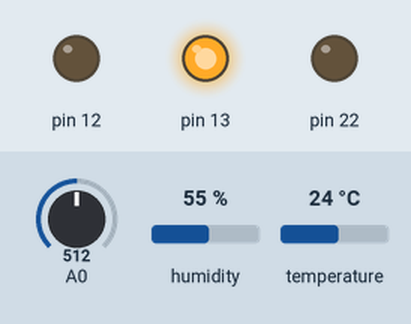
A sketch run on a simulated Arduino Uno, built with avr-gcc and run on an emulated ATmega328P. Parts: output pins drawn as LEDs (lit = HIGH). The test bench sets the inputs (shaded band); at power-on: temperature 24 °C, A0 = 512, humidity 55 %. The local clock reads 2024-03-15 10:24:30 at power-on unless the sketch sets it; what the sketch prints to the serial monitor is not drawn.

Above: at 1.2 s.
1.3 s: temperature set to 0 °C
Timing chart, 0 to 4.3 s (numbered marks = the images above; inputs shaded):
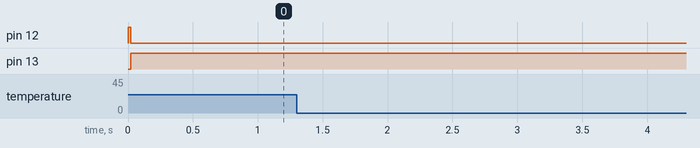

The sketch:

Final.ino
```cpp
//Dawson Humes
#include <Adafruit_Sensor.h>
#include <DHT.h>
#include <DHT_U.h>//humidity and temperature sensor library
#include <RTClib.h>//RTC library includes DS1307
#include <Stepper.h>//stepper motor library
//stepper motor
const int stepsPerRevolution = 2048;
const int rolePerMinute = 15;
Stepper myStepper(stepsPerRevolution, 22, 25, 23, 24);
//Clock
RTC_DS1307 rtc;
char daysOfTheWeek[7][12] = {"Sunday", "Monday", "Tuesday", "Wednesday", "Thursday", "Friday", "Saturday"};
//temp and humidity
#define DHT11_PIN 2
#define DHTTYPE DHT11 // DHT 11
DHT_Unified dht(DHT11_PIN, DHTTYPE);
uint32_t delayMS;
//water level
const int sensorPin = 0; //sensor pin connected to analog pin A0
int liquid_level = 0;
// UART Pointers
volatile unsigned char *myUCSR0A = (unsigned char*) 0x00C0;
volatile unsigned char *myUCSR0B = (unsigned char*) 0x00C1;
volatile unsigned char *myUCSR0C = (unsigned char*) 0x00C2;
volatile unsigned int  *myUBRR0 = (unsigned int*) 0x00C4;
volatile unsigned char *myUDR0 = (unsigned char*) 0x00C6;
// GPIO Pointers
volatile unsigned char* pin_a = (unsigned char*) 0x20;
volatile unsigned char* port_a = (unsigned char*) 0x22;
volatile unsigned char* ddr_a = (unsigned char*) 0x21;

volatile unsigned char* port_b = (unsigned char*) 0x25;
volatile unsigned char* ddr_b  = (unsigned char*) 0x24;
volatile unsigned char* pin_b  = (unsigned char*) 0x23;

volatile unsigned char *pin_d = (unsigned char*) 0x29;
volatile unsigned char *port_d = (unsigned char*) 0x2B;
volatile unsigned char *ddr_d = (unsigned char*) 0x2A;

volatile unsigned char *pin_e = (unsigned char*) 0x2C;
volatile unsigned char *port_e = (unsigned char*) 0x2E;
volatile unsigned char *ddr_e = (unsigned char*) 0x2D;

volatile unsigned char *pin_h = (unsigned char*) 0x100;
volatile unsigned char *port_h = (unsigned char*) 0x102;
volatile unsigned char *ddr_h = (unsigned char*) 0x101;

volatile unsigned char *pin_g = (unsigned char*) 0x32;
volatile unsigned char *port_g = (unsigned char*) 0x34;
volatile unsigned char *ddr_g = (unsigned char*) 0x33;
// Timer Pointers
volatile unsigned char *myTCCR1A = (unsigned char *) 0x80;
volatile unsigned char *myTCCR1B = (unsigned char *) 0x81;
volatile unsigned char *myTCCR1C = (unsigned char *) 0x82;
volatile unsigned char *myTIMSK1 = (unsigned char *) 0x6F;
volatile unsigned char *myTIFR1 = (unsigned char *) 0x36;
volatile unsigned int  *myTCNT1 = (unsigned int *) 0x84;

volatile unsigned char *myTCCR3A = (unsigned char*) 0x90;
volatile unsigned char *myTCCR3B = (unsigned char*) 0x91;
volatile unsigned char *myTCCR3C = (unsigned char*) 0x92;
volatile unsigned char *myTIMSK3 = (unsigned char*) 0x71;
volatile unsigned char *myTIFR3 = (unsigned char *) 0x38;
volatile unsigned int  *myTCNT3 = (unsigned int*)  0x94;
//ADC
volatile unsigned char* my_ADMUX = (unsigned char*) 0x7C;
volatile unsigned char* my_ADCSRB = (unsigned char*) 0x7B;
volatile unsigned char* my_ADCSRA = (unsigned char*) 0x7A;
volatile unsigned int* my_ADC_DATA = (unsigned int*) 0x78;
//Interupts
volatile unsigned char *myEICRB = (unsigned char *) 0x6A;
volatile unsigned char *myEIMSK = (unsigned char *) 0x3D;
//other variables
#define RDA 0x80
#define TBE 0x20
#define liquid_min 150
#define liquid_max 400
#define temp_threshold 70
float current_temp = 0;
int state = 1;
bool off_toggle = true;
bool fan_toggle = false;
bool timer1_running;
unsigned long currentTicks;
byte in_char;

void setup()
{
  U0Init(9600);
  adc_init();
  setup_timer_regs();
  #ifndef ESP8266
  while (!Serial); // wait for serial port to connect. Needed for native USB
  #endif
  if(! rtc.begin())
  {
    Serial.flush();
    while (1) delay(10);
  }
  if (! rtc.isrunning())
  {
    rtc.adjust(DateTime(F(__DATE__), F(__TIME__)));
  }
  dht.begin();
  myStepper.setSpeed(rolePerMinute);
  *ddr_h |= 0x01 << 6;//set outputs
  *ddr_b |= 0x01 << 6;
  *ddr_b |= 0x01 << 5;
  *ddr_b |= 0x01 << 4;
  *ddr_h |= 0x01 << 3;
  *ddr_h |= 0x01 << 4;
  *ddr_e |= 0x01 << 3;
  *ddr_g |= 0x01 << 5;
  *ddr_a &= ~(0x01 << 0);//analog input for water level
  *ddr_d &= ~(0x01 << 1);//SDA input
  *ddr_d &= ~(0x01 << 0);//SCL input
  *ddr_d &= ~(0x01 << 2); //set inputs for interupts
  *ddr_e &= ~(0x01 << 4);
  *port_d |= 0b00000100;
  *ddr_e &= ~(0x01 << 5);
  *port_e |= 0b00100000;
  *myEIMSK = 0b00100100; // enable interrupt on INT 5 and 2 - PINS E5 AND D2
  *myEICRB = 0b00001000; // ICS51 set to 1, ISC50 set to 0 - Falling edge samples
}

void loop()
{
  if(state == 1)
  {
    led_yellow();
    turn_off_fan();
  }
  else if(state == 2)
  {
    display_dht();
    led_green();
    turn_off_fan();
    fan_toggle = false;
    if(current_temp > temp_threshold)
    {
      state = 3;
      print_time();
    }
  }
  else if(state == 3)
  {
    display_dht();
    led_blue();
    turn_on_fan();
    if(current_temp < temp_threshold)
    {
      state = 2;
      print_time();
    }
  }
  else if(state == 4)
  {
    display_dht();
    display_error();
    led_red();
    turn_off_fan();
  }
  *port_h |= 0x01 << 4;//set power for sensor high to measure
  liquid_level = adc_read(0);
  *port_h &= ~(0x01 << 4);//set low to prevent damage from continuos power
  if( (liquid_level < liquid_min) || (liquid_level > liquid_max) )
  {
    state = 4;
    print_time();
  }
}

void print_time()
{
  DateTime now = rtc.now();
  Serial.print("Fan toggled: ");
  Serial.print(now.year(), DEC);
    Serial.print('/');
    Serial.print(now.month(), DEC);
    Serial.print('/');
    Serial.print(now.day(), DEC);
    Serial.print(" (");
    Serial.print(daysOfTheWeek[now.dayOfTheWeek()]);
    Serial.print(") ");
    Serial.print(now.hour(), DEC);
    Serial.print(':');
    Serial.print(now.minute(), DEC);
    Serial.print(':');
    Serial.print(now.second(), DEC);
    Serial.println();
}

void display_error()
{
  putchar("ERROR");
}
//DHT measurement
void display_dht()
{
  // Get temperature event and print its value.
  sensors_event_t event;
  dht.temperature().getEvent(&event);
  if (isnan(event.temperature))
  {
    Serial.println(F("Error reading temperature!"));
  }
  else
  {
    Serial.print(F("Temperature: "));
    Serial.print(event.temperature);
    Serial.println(F("°C"));
  }
  // Get humidity event and print its value.
  dht.humidity().getEvent(&event);
  if (isnan(event.relative_humidity))
  {
    Serial.println(F("Error reading humidity!"));
  }
  else
  {
    Serial.print(F("Humidity: "));
    Serial.print(event.relative_humidity);
    Serial.println(F("%"));
  }
}
//LED, Set designated LED high and the rest low
void led_yellow()
{
  *port_b |= 0x01 << 4;
  *port_b &= ~(0x01 << 5);
  *port_b &= ~(0x01 << 6);
  *port_h &= ~(0x01 << 6);
}

void led_green()
{
  *port_b |= 0x01 << 6;
  *port_b &= ~(0x01 << 5);
  *port_b &= ~(0x01 << 4);
  *port_h &= ~(0x01 << 6);
}

void led_blue()
{
  *port_h |= 0x01 << 6;
  *port_b &= ~(0x01 << 5);
  *port_b &= ~(0x01 << 6);
  *port_b &= ~(0x01 << 4);
}

void led_red()
{
  *port_b |= 0x01 << 5;
  *port_b &= ~(0x01 << 4);
  *port_b &= ~(0x01 << 6);
  *port_h &= ~(0x01 << 6);
}

void turn_on_fan(){
  *port_g |= 0x01 << 5;//set fan inputs high
  *port_e |= 0x01 << 3;
  *ddr_h |= 0x01 << 3;
}

void turn_off_fan(){
  *port_g &= ~(0x01 << 5);//set fan inputs low
  *port_e &= ~(0x01 << 3);
  *ddr_h &= ~(0x01 << 3);
}
// Timer setup function
void setup_timer_regs()
{
  // setup the timer control registers
  *myTCCR1A = 0x00;
  *myTCCR1B = 0x00;
  *myTCCR1C = 0x00;

  // reset the TOV flag
  *myTIFR1 |= 0x01;

  // enable the TOV interrupt
  *myTIMSK1 |= 0x01;
}
//ISR
ISR(INT5_vect)
{
  // Set count to 0
  *myTCNT1 = 0;
  // Start the timer
  *myTCCR1B |= 0b00000001; // no prescaler
  timer1_running = true;
}
ISR(INT2_vect)
{
  // Set count to 0
  *myTCNT3 = 0;
  // Start the timer
  *myTCCR3B |= 0b00000001; // no prescaler
}
// TIMER OVERFLOW ISR
ISR(TIMER1_OVF_vect)//start or stop
{
  // Stop the Timer
  *myTCCR1B &= 0b11111000; //CSn2:0 set to 0 - no clock source
  timer1_running = false;
  //switch between disabled and idle states
  if(off_toggle == false){
    off_toggle = true;
    state = 1;
    print_time();
  }
  else if (off_toggle == true){
    off_toggle = false;
    state = 2;
    print_time();
  }
}
ISR(TIMER3_OVF_vect)//reset
{
  // Stop the Timer
  *myTCCR3B &= 0b11111000;
    // change state to idle
  if(state != 2){
    state = 2;
    print_time();
  }
}
//ADC
void adc_init()
{
  // setup the A register
  *my_ADCSRA |= 0b10000000; // set bit   7 to 1 to enable the ADC
  *my_ADCSRA &= 0b11011111; // clear bit 6 to 0 to disable the ADC trigger mode
  *my_ADCSRA &= 0b11110111; // clear bit 5 to 0 to disable the ADC interrupt
  *my_ADCSRA &= 0b11111000; // clear bit 0-2 to 0 to set prescaler selection to slow reading
  // setup the B register
  *my_ADCSRB &= 0b11110111; // clear bit 3 to 0 to reset the channel and gain bits
  *my_ADCSRB &= 0b11111000; // clear bit 2-0 to 0 to set free running mode
  // setup the MUX Register
  *my_ADMUX  &= 0b01111111; // clear bit 7 to 0 for AVCC analog reference
  *my_ADMUX  |= 0b01000000; // set bit   6 to 1 for AVCC analog reference
  *my_ADMUX  &= 0b11011111; // clear bit 5 to 0 for right adjust result
  *my_ADMUX  &= 0b11100000; // clear bit 4-0 to 0 to reset the channel and gain bits
}

unsigned int adc_read(unsigned char adc_channel_num)
{
  // clear the channel selection bits (MUX 4:0)
  *my_ADMUX  &= 0b11100000;
  // clear the channel selection bits (MUX 5)
  *my_ADCSRB &= 0b11110111;
  // set the channel number
  if(adc_channel_num > 7)
  {
    // set the channel selection bits, but remove the most significant bit (bit 3)
    adc_channel_num -= 8;
    // set MUX bit 5
    *my_ADCSRB |= 0b00001000;
  }
  // set the channel selection bits
  *my_ADMUX  += adc_channel_num;
  // set bit 6 of ADCSRA to 1 to start a conversion
  *my_ADCSRA |= 0x40;
  // wait for the conversion to complete
  while((*my_ADCSRA & 0x40) != 0);
  // return the result in the ADC data register
  return *my_ADC_DATA;
}
//UART
void U0Init(int U0baud)
{
 unsigned long FCPU = 16000000;
 unsigned int tbaud;
 tbaud = (FCPU / 16 / U0baud - 1);// Same as (FCPU / (16 * U0baud)) - 1;
 *myUCSR0A = 0x20;
 *myUCSR0B = 0x18;
 *myUCSR0C = 0x06;
 *myUBRR0  = tbaud;
}
unsigned char kbhit()
{
  return *myUCSR0A & RDA;
}
unsigned char getChar()
{
  return *myUDR0;
}
void putChar(unsigned char U0pdata)
{
  while ((*myUCSR0A & TBE) == 0);
  *myUDR0 = U0pdata;
}
```

Measured:
- after the input at 1.3 s, every drawn part: stays the same
